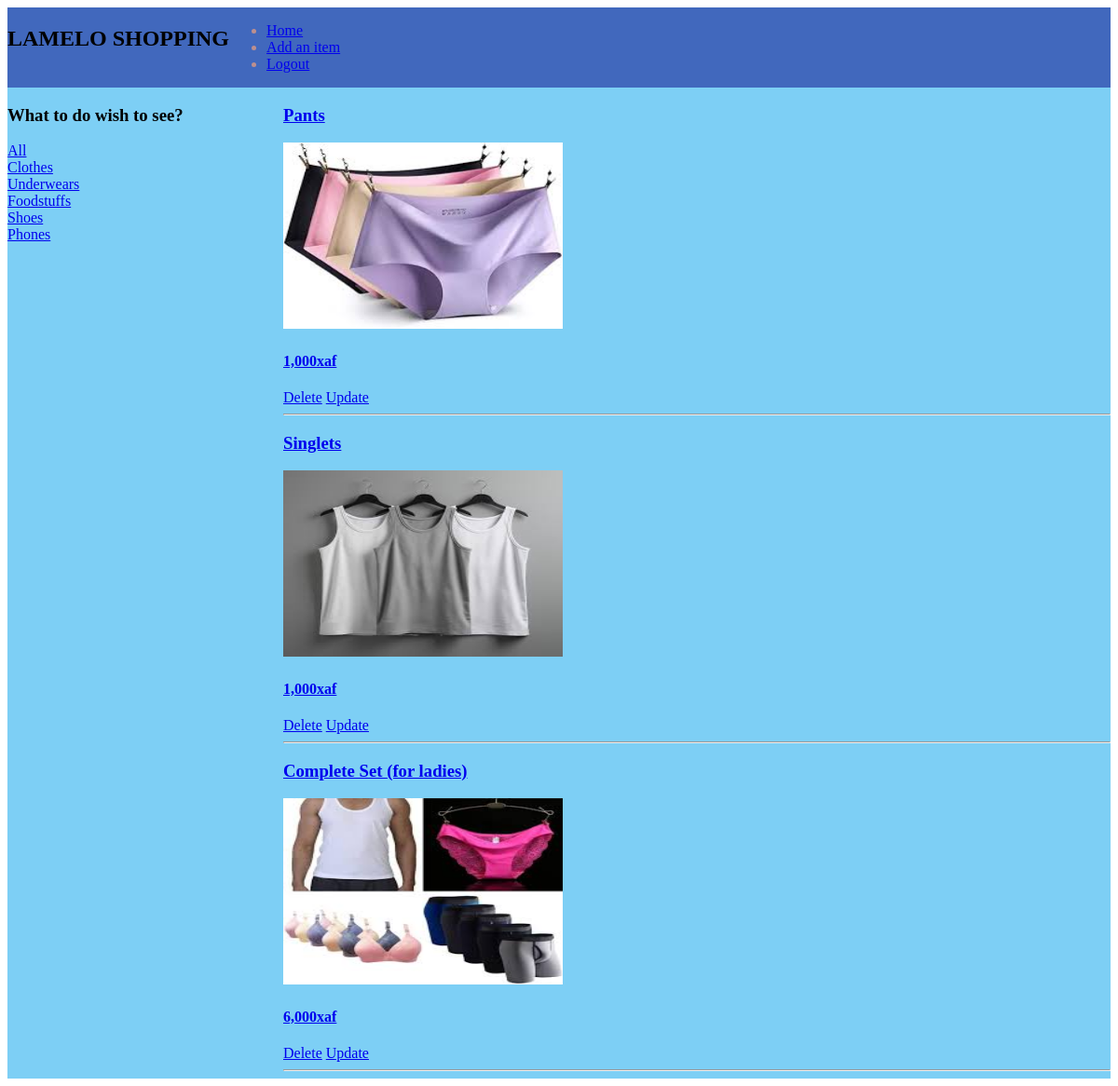
The page /?q=Underwears on the database its author committed.
### base/models.py (models this page shows, shortened)
class Item_type(models.Model):
    product_name = models.CharField(max_length=200)

class Shop(models.Model):
    product_name = models.CharField(max_length=200)
    price = models.CharField(max_length=50)
    item_type = models.ForeignKey(Item_type, on_delete=models.CASCADE)
    image = models.ImageField(upload_to='images', null=True)
    created = models.DateTimeField(auto_now_add=True)
    updated = models.DateTimeField(auto_now=True)
    visited = models.DateTimeField(auto_now=True)

### base/views.py (the view)
# urls.py: path('', views.home, name='home'),
def home(request):
    q = request.GET.get('q') if request.GET.get('q') != None else ''
    articles = Shop.objects.filter(item_type__product_name__icontains=q)
    item_types = Item_type.objects.all()
    context = {'articles':articles, 'item_types':item_types}
    return render(request, 'base/home.html', context)

### base/templates/base/home.html (shortened to what this page needs)
{% extends 'base/main.html' %}
{% block content %}
{% load static %}
<div class="home-container">
    <div class="home">
        <h3>What to do wish to see?</h3>
        <div>
            <a href="{% url 'home' %}">All</a>
        </div>
        {% for item_type in item_types %}
            <div>
                <a href="{% url 'home' %}?q={{item_type.product_name}}">{{item_type.product_name}}</a>
            </div>
        {% endfor %}
    </div>
    <div class="home2">
        {% for article in articles %}
        <a href="{% url 'details' pk=article.id %}">
            <h3>{{article.product_name}}</h3>
            <img src="{{article.image.url}}" alt="" width="300" height="200">
            <h4><p>{{article.price}}</p></h4>
        </a>
        <a href="{% url 'delete' pk=article.id %}">Delete</a>
        <a href="{% url 'update' pk=article.id %}">Update</a>
        <hr>
        {% endfor %}
    </div>
</div>
{% endblock content %}

### base/templates/base/home.html (style rules this page uses)
.home-container { display: grid; grid-template-columns: 1fr 3fr; background-color: rgb(125, 207, 245); }
.home { display: block; }
.home2 { display: block; background-color: rgb(125, 207, 245); }

### rows shown on the page
Item_type: product_name "Clothes"
Item_type: product_name "Underwears"
Item_type: product_name "Foodstuffs"
Item_type: product_name "Shoes"
Item_type: product_name "Phones"
Shop: product_name "Pants", image (picture), price "1,000xaf"
Shop: product_name "Singlets", image (picture), price "1,000xaf"
Shop: product_name "Complete Set (for ladies)", image (picture), price "6,000xaf"
